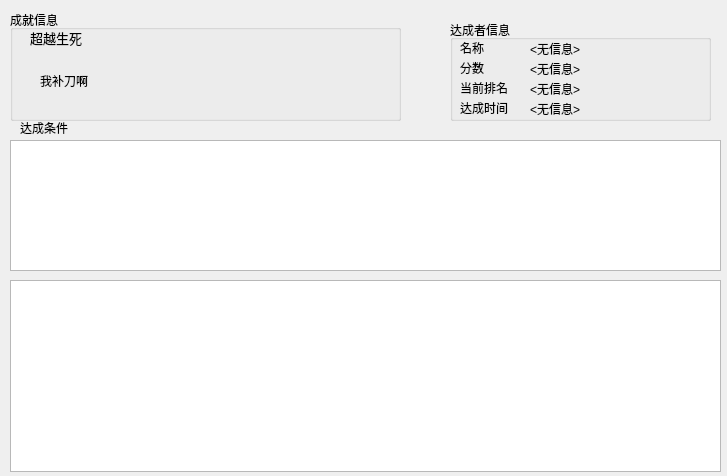
<?xml version="1.0" encoding="UTF-8"?>
<ui version="4.0">
 <class>Form</class>
 <widget class="QWidget" name="Form">
  <property name="geometry">
   <rect>
    <x>0</x>
    <y>0</y>
    <width>727</width>
    <height>476</height>
   </rect>
  </property>
  <property name="windowTitle">
   <string>成就信息</string>
  </property>
  <widget class="QLabel" name="label_8">
   <property name="geometry">
    <rect>
     <x>20</x>
     <y>120</y>
     <width>54</width>
     <height>16</height>
    </rect>
   </property>
   <property name="text">
    <string>达成条件</string>
   </property>
  </widget>
  <widget class="QTextBrowser" name="textBrowser">
   <property name="geometry">
    <rect>
     <x>10</x>
     <y>140</y>
     <width>711</width>
     <height>131</height>
    </rect>
   </property>
  </widget>
  <widget class="QTextBrowser" name="textBrowser_2">
   <property name="geometry">
    <rect>
     <x>10</x>
     <y>280</y>
     <width>711</width>
     <height>192</height>
    </rect>
   </property>
  </widget>
  <widget class="QGroupBox" name="groupBox">
   <property name="geometry">
    <rect>
     <x>10</x>
     <y>10</y>
     <width>391</width>
     <height>111</height>
    </rect>
   </property>
   <property name="title">
    <string>成就信息</string>
   </property>
   <widget class="QLabel" name="label_5">
    <property name="geometry">
     <rect>
      <x>20</x>
      <y>20</y>
      <width>191</width>
      <height>16</height>
     </rect>
    </property>
    <property name="font">
     <font>
      <pointsize>10</pointsize>
     </font>
    </property>
    <property name="text">
     <string>超越生死</string>
    </property>
   </widget>
   <widget class="QLabel" name="label_6">
    <property name="geometry">
     <rect>
      <x>30</x>
      <y>40</y>
      <width>351</width>
      <height>61</height>
     </rect>
    </property>
    <property name="text">
     <string>我补刀啊</string>
    </property>
   </widget>
  </widget>
  <widget class="QGroupBox" name="groupBox_2">
   <property name="geometry">
    <rect>
     <x>450</x>
     <y>20</y>
     <width>261</width>
     <height>101</height>
    </rect>
   </property>
   <property name="title">
    <string>达成者信息</string>
   </property>
   <widget class="QLabel" name="label_15">
    <property name="geometry">
     <rect>
      <x>80</x>
      <y>60</y>
      <width>211</width>
      <height>16</height>
     </rect>
    </property>
    <property name="text">
     <string>&lt;无信息&gt;</string>
    </property>
   </widget>
   <widget class="QLabel" name="label_9">
    <property name="geometry">
     <rect>
      <x>10</x>
      <y>20</y>
      <width>54</width>
      <height>16</height>
     </rect>
    </property>
    <property name="text">
     <string>名称</string>
    </property>
   </widget>
   <widget class="QLabel" name="label_11">
    <property name="geometry">
     <rect>
      <x>80</x>
      <y>20</y>
      <width>191</width>
      <height>16</height>
     </rect>
    </property>
    <property name="text">
     <string>&lt;无信息&gt;</string>
    </property>
   </widget>
   <widget class="QLabel" name="label_12">
    <property name="geometry">
     <rect>
      <x>10</x>
      <y>40</y>
      <width>54</width>
      <height>16</height>
     </rect>
    </property>
    <property name="text">
     <string>分数</string>
    </property>
   </widget>
   <widget class="QLabel" name="label_13">
    <property name="geometry">
     <rect>
      <x>80</x>
      <y>40</y>
      <width>231</width>
      <height>16</height>
     </rect>
    </property>
    <property name="text">
     <string>&lt;无信息&gt;</string>
    </property>
   </widget>
   <widget class="QLabel" name="label_14">
    <property name="geometry">
     <rect>
      <x>10</x>
      <y>60</y>
      <width>54</width>
      <height>16</height>
     </rect>
    </property>
    <property name="text">
     <string>当前排名</string>
    </property>
   </widget>
   <widget class="QLabel" name="label_3">
    <property name="geometry">
     <rect>
      <x>10</x>
      <y>80</y>
      <width>54</width>
      <height>16</height>
     </rect>
    </property>
    <property name="text">
     <string>达成时间</string>
    </property>
   </widget>
   <widget class="QLabel" name="label_7">
    <property name="geometry">
     <rect>
      <x>80</x>
      <y>80</y>
      <width>171</width>
      <height>16</height>
     </rect>
    </property>
    <property name="text">
     <string>&lt;无信息&gt;</string>
    </property>
   </widget>
  </widget>
 </widget>
 <resources/>
 <connections/>
</ui>
